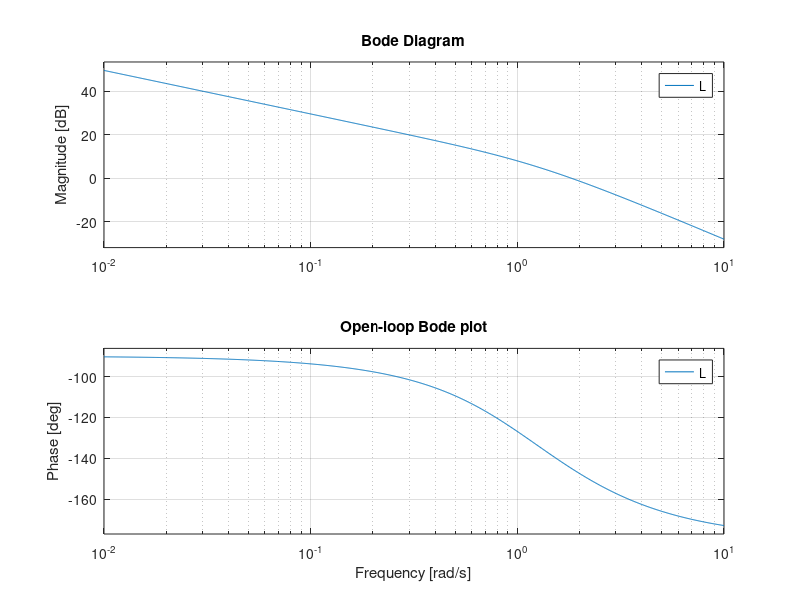
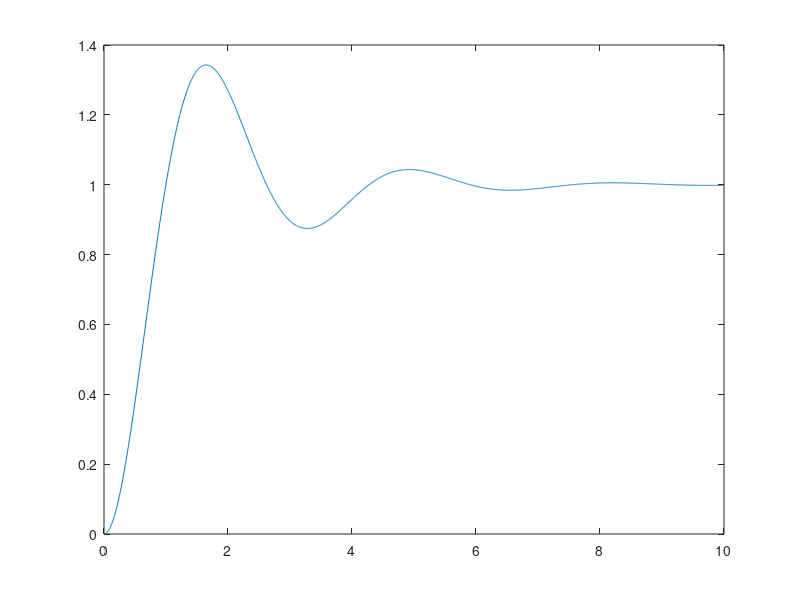

The MATLAB source for these figures, in order: (Note: this script raises an error after producing the figures.)
% config.m (reproducible configuration)
cfg.experiment_name = 'pi_design_second_order';
cfg.plant.num = 1;
cfg.plant.den = [1 2 1];  % (s + 1)^2
cfg.controller.Kp = 4.0;
cfg.controller.Ki = 3.0;
cfg.sim.t_final = 10;
cfg.sim.n_points = 2000;
cfg.tolerances.settling_band = 0.02;

% plant and controller
s = tf('s');
G = tf(cfg.plant.num, cfg.plant.den);
C = cfg.controller.Kp + cfg.controller.Ki / s;

L = C * G;
T = feedback(L, 1);  % unity feedback

% Bode and step plots (saved to files, no manual export)
fig1 = figure('Visible', 'off');
bode(L);
grid on;
title('Open-loop Bode plot');
saveas(fig1, 'matlab_pi_openloop_bode.png');

fig2 = figure('Visible', 'off');
[y, t] = step(T, linspace(0, cfg.sim.t_final, cfg.sim.n_points));
plot(t, y); hold on;
yline(1, '--');
xlabel('Time (s)');
ylabel('Output y(t)');
title('Closed-loop step response (PI)');
grid on;
saveas(fig2, 'matlab_pi_step_response.png');

close(fig1); close(fig2);

% Compute metrics
y_final = y(end);
Mp = max(y) - 1;
ess = 1 - y_final;

idx_last_outside = find(abs(y - 1) > cfg.tolerances.settling_band, 1, 'last');
if isempty(idx_last_outside)
    ts = 0;
else
    ts = t(idx_last_outside);
end

metrics = table(Mp, ess, ts, ...
    'VariableNames', {'Overshoot', 'SteadyStateError', 'SettlingTime'});

writetable(metrics, 'matlab_pi_metrics.csv');

% Example robotics extension:
% If G is derived from a linearized robot joint model via
% linmod('robot_joint_model') or linearize from Robotics System Toolbox,
% the exact same structure applies and metrics remain reproducible.
